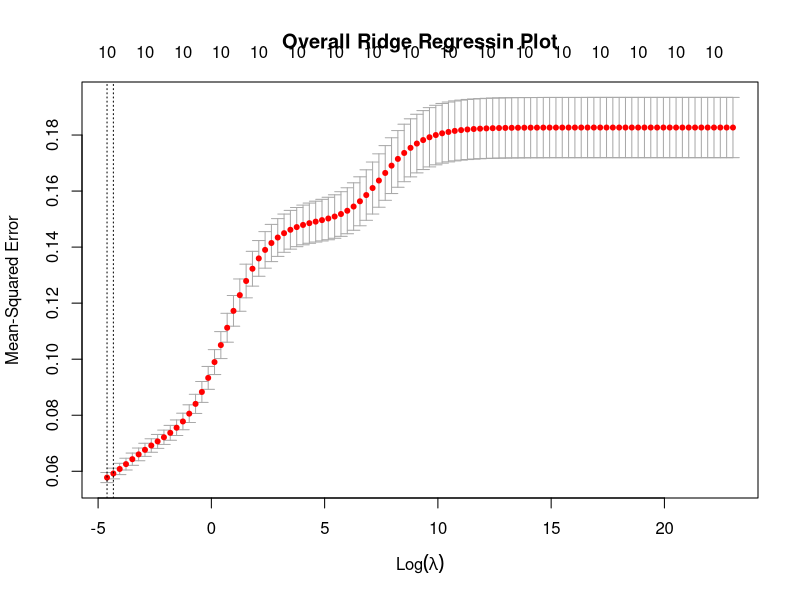

This figure's R source: (Note: this script raises an error after producing the figure.)
library(glmnet)

# Read in data sets
overall_train_set = read.csv("data/data-sets/train-test-data-set/overall-train-set.csv")
overall_test_set = read.csv("data/data-sets/train-test-data-set/overall-test-set.csv")
overall_data_set_regresssion = read.csv("data/data-sets/train-test-data-set/overall-data-set-regression.csv")

# Fit ridge model to training set
ind_var <- c(24, 25, 26, 27, 28, 29, 45, 46, 47, 48)
dependent_train <- as.matrix(overall_train_set[44])
regressor_train <- as.matrix(overall_train_set[ind_var])
grid <- 10^seq(10, -2, length = 100)
set.seed(1235)
ridge_mod <- cv.glmnet(regressor_train, dependent_train, lambda = grid, alpha = 0, intercept = FALSE)
best_lambda_ridge <- ridge_mod$lambda.min

# Save ridge regression plot
png('images/regression-plot/ridge-regression-plot.png')
plot(ridge_mod, main = "Overall Ridge Regressin Plot")
dev.off()

# Use the best fitted lambda on test set to calculate MSE
test_set_input <- as.matrix(overall_test_set[, ind_var])
ridge_test_predict <- predict(ridge_mod, s = best_lambda_ridge, newx = test_set_input)
ridge_test <- as.matrix(overall_test_set[,44])
MSE_ridge <- mean((ridge_test - ridge_test_predict)^2)

# Fit the model in the original dataset to find estimated coefficients
dependent_full <- as.matrix(overall_data_set_regresssion[44])
regressor_full <- as.matrix(overall_data_set_regresssion[ind_var])
ridge_full_log_fit <- glmnet(regressor_full, dependent_full, alpha = 0, lambda = best_lambda_ridge, intercept = FALSE)
ridge_fitted_coef <- coef(ridge_full_log_fit)

save(best_lambda_ridge, MSE_ridge, ridge_full_log_fit, ridge_fitted_coef, file = "data/regression-data/ridge-model-stats.RData")
